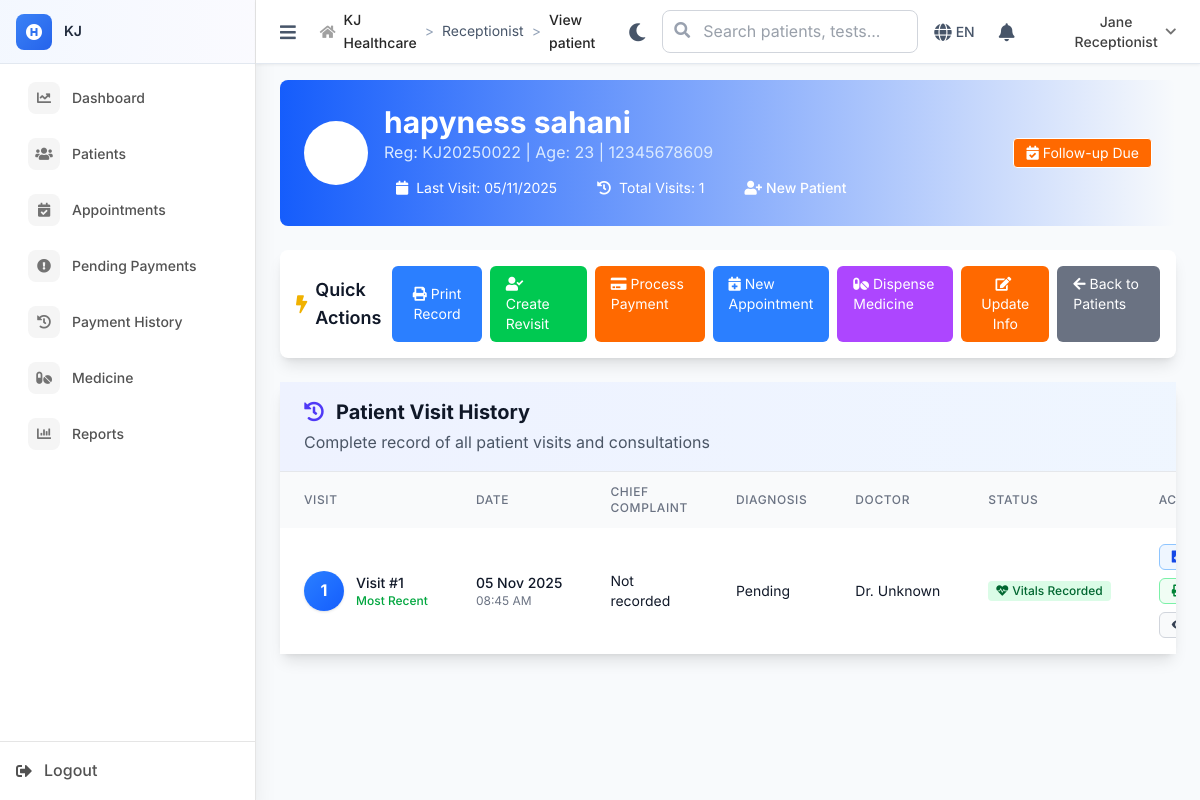
The app's page /receptionist/view_patient?id=22 (signed in), older data.
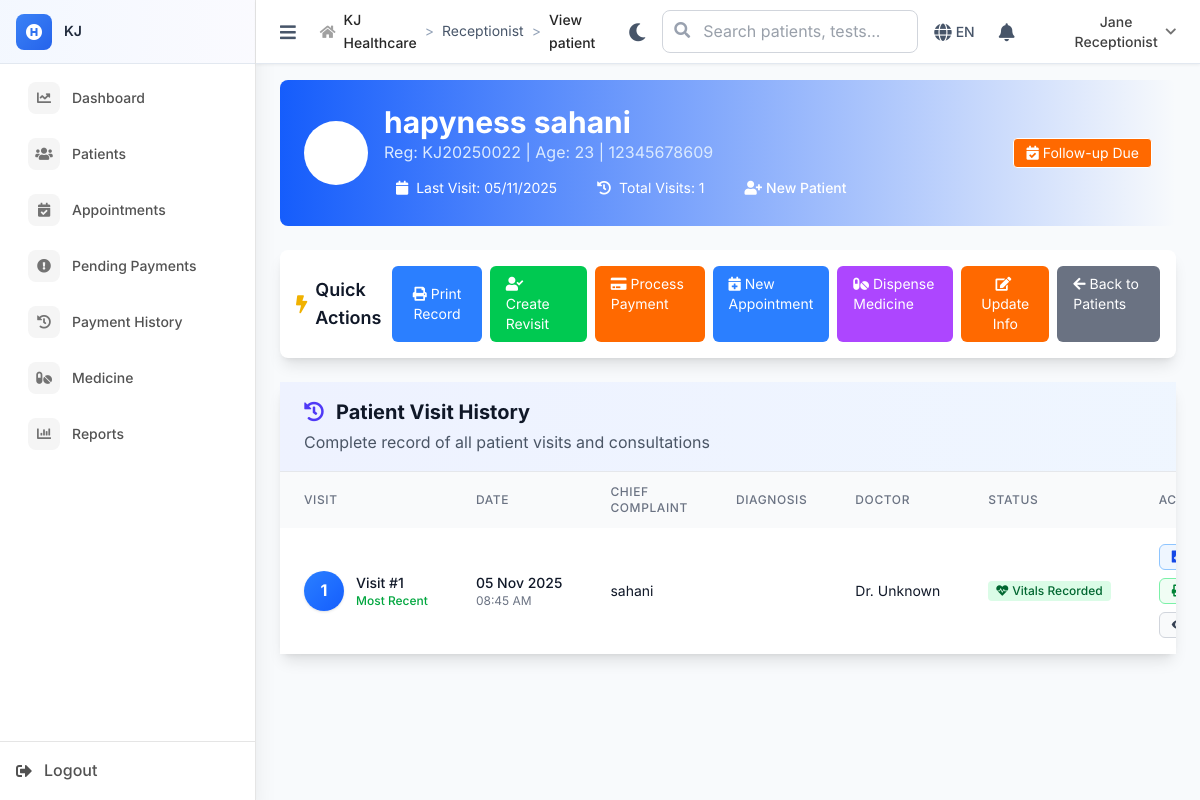
The same page, newer data.
### tables this page shows
CREATE TABLE `consultations` (
  `id` int NOT NULL,
  `visit_id` int NOT NULL,
  `patient_id` int NOT NULL,
  `doctor_id` int NOT NULL,
  `consultation_number` int DEFAULT '1' COMMENT 'Multiple doctors can see patient same visit',
  `consultation_type` enum('new','follow_up','emergency','referral') DEFAULT 'new',
  `main_complaint` text,
  `history_of_present_illness` text,
  `on_examination` text,
  `diagnosis` text,
  `preliminary_diagnosis` text,
  `final_diagnosis` text,
  `treatment_plan` text,
  `notes` text,
  `follow_up_required` tinyint(1) DEFAULT '0',
  `follow_up_date` date DEFAULT NULL,
  `follow_up_instructions` text,
  `referred_to` varchar(200) DEFAULT NULL COMMENT 'Future: referral destination',
  `referral_reason` text COMMENT 'Future: why referred',
  `status` enum('pending','in_progress','completed','cancelled') DEFAULT 'pending',
  `cancellation_reason` text,
  `started_at` timestamp NULL DEFAULT NULL,
  `completed_at` timestamp NULL DEFAULT NULL,
  `created_at` timestamp NOT NULL DEFAULT CURRENT_TIMESTAMP,
  `updated_at` timestamp NOT NULL DEFAULT CURRENT_TIMESTAMP ON UPDATE CURRENT_TIMESTAMP
);

### includes/BaseController.php (called while the page is built, shortened)
<?php
class BaseController {
    public function __construct() {
        global $pdo;
        $this->pdo = $pdo;
    }
    protected function render($view, $data = []) {
        extract($data);
        include __DIR__ . "/../views/{$view}.php";
    }
}
?>

### controllers/ReceptionistController.php (called while the page is built, shortened)
<?php
require_once __DIR__ . '/../includes/BaseController.php';
class ReceptionistController extends BaseController
{
    public function view_patient($patient_id = null) {
        if ($patient_id === null) {
            $patient_id = filter_input(INPUT_GET, 'id', FILTER_VALIDATE_INT) ?: null;
        }
        $stmt = $this->pdo->prepare("SELECT * FROM patients WHERE id = ?");
        $stmt->execute([$patient_id]);
        $patient = $stmt->fetch();
        $stmt = $this->pdo->prepare("
            SELECT c.*, pv.visit_date, u.first_name as doctor_first, u.last_name as doctor_last
            FROM consultations c
            LEFT JOIN patient_visits pv ON c.visit_id = pv.id
            LEFT JOIN users u ON c.doctor_id = u.id
            WHERE c.patient_id = ?
            ORDER BY COALESCE(c.follow_up_date, pv.visit_date, c.created_at) DESC
            LIMIT 5
        ");
        $stmt->execute([$patient_id]);
        $consultations = $stmt->fetchAll();
        $stmt = $this->pdo->prepare("
            SELECT DISTINCT vs.*,
                   pv.visit_date,
                   c.id as consultation_id,
                   vs.visit_id
            FROM vital_signs vs
            LEFT JOIN patient_visits pv ON vs.visit_id = pv.id
            LEFT JOIN consultations c ON (
                (vs.visit_id = c.visit_id AND vs.patient_id = c.patient_id) OR
                (vs.patient_id = c.patient_id AND DATE(vs.recorded_at) = DATE(c.created_at))
            )
            WHERE vs.patient_id = ?
            ORDER BY vs.recorded_at DESC
        ");
        $stmt->execute([$patient_id]);
        $vital_signs = $stmt->fetchAll();
        $vital_signs_processed = [];
        if (!empty($vital_signs) && is_array($vital_signs)) {
            foreach ($vital_signs as $vs) {
                $p = $vs;
                if (!empty($vs['blood_pressure_systolic']) && !empty($vs['blood_pressure_diastolic'])) {
                    $p['blood_pressure'] = $vs['blood_pressure_systolic'] . '/' . $vs['blood_pressure_diastolic'];
                } elseif (!empty($vs['blood_pressure'])) {
                    $p['blood_pressure'] = $vs['blood_pressure'];
                }
                if (!empty($vs['pulse_rate'])) {
                    $p['pulse'] = $vs['pulse_rate'];
                } elseif (!empty($vs['pulse'])) {
                    $p['pulse'] = $vs['pulse'];
                }
                $vital_signs_processed[] = $p;
            }
        }
        $vital_signs = $vital_signs_processed;
        $stmt = $this->pdo->prepare("
            SELECT p.*, pv.visit_date
            FROM payments p
            LEFT JOIN patient_visits pv ON p.visit_id = pv.id
            WHERE p.patient_id = ?
            ORDER BY p.payment_date DESC
            LIMIT 10
        ");
        $stmt->execute([$patient_id]);
        $payments = $stmt->fetchAll();
        $stmt = $this->pdo->prepare("
            SELECT lto.*, lt.test_name, lt.test_code, lr.result_value, lr.result_text, lr.completed_at as result_completed_at
            FROM lab_test_orders lto
            JOIN lab_tests lt ON lto.test_id = lt.id
            LEFT JOIN lab_results lr ON lto.id = lr.order_id
            WHERE lto.patient_id = ?
            ORDER BY lto.created_at DESC
        ");
        $stmt->execute([$patient_id]);
        $lab_orders = $stmt->fetchAll();
        $lab_results_map = [];
        $this->render('receptionist/view_patient', [
            'patient' => $patient,
            'consultations' => $consultations,
            'vital_signs' => $vital_signs,
            'payments' => $payments,
            'lab_orders' => $lab_orders,
            'lab_results_map' => $lab_results_map,
            'csrf_token' => $this->generateCSRF()
        ]);
    }
}

### index.php (called while the page is built, shortened)
<?php
$request = $_SERVER['REQUEST_URI'];
$path = parse_url($request, PHP_URL_PATH);
if (strpos($path, BASE_PATH) === 0) {
    $path = substr($path, strlen(BASE_PATH));
}
$path = ltrim($path, '/');
$segments = explode('/', $path);
$controller = $segments[0] ?? 'auth';
$action = $segments[1] ?? 'login';
try {
    $controllerInstance = new $controllerClass();
    $params = array_slice($segments, 2);
    call_user_func_array([$controllerInstance, $action], $params);
} catch (Throwable $e) {
    Logger::error("Error in controller: " . $e->getMessage(), [
        'controller' => $controller,
        'action' => $action,
        'file' => $e->getFile(),
        'line' => $e->getLine(),
        'trace' => $e->getTraceAsString()
    ]);
    error_log("Error in controller: " . $e->getMessage());
    http_response_code(500);
    echo "Internal server error";
}
?>

### views/receptionist/view_patient.php (the view, shortened to what the changed rows need)
<div class="mb-6 no-print">
    <div class="bg-gradient-to-r from-blue-600 to-blue-700 rounded-lg p-6 mb-6 text-white">
        <div class="flex items-center justify-between">
            <div class="flex items-center space-x-4">
                <div>
                    <h1 class="text-3xl font-bold"><?php echo htmlspecialchars($patient['first_name'] . ' ' . $patient['last_name']); ?></h1>
                    <div class="flex items-center mt-2 space-x-4">
                        <?php
                        $lastVisit = !empty($consultations) ? $consultations[0]['created_at'] : null;
                        $visitCount = count($consultations ?? []);
                        ?>
                        <span class="bg-black bg-opacity-20 px-3 py-1 rounded-full text-sm">
                            <i class="fas fa-calendar mr-1"></i>
                            Last Visit: <?php echo $lastVisit ? date('d/m/Y', strtotime($lastVisit)) : 'First Visit'; ?>
                        </span>
                        <span class="bg-black bg-opacity-20 px-3 py-1 rounded-full text-sm">
                            <i class="fas fa-history mr-1"></i>
                            Total Visits: <?php echo $visitCount; ?>
                        </span>
                        <?php if ($visitCount > 1): ?>
                        <span class="bg-green-500 bg-opacity-80 px-3 py-1 rounded-full text-sm font-medium">
                            <i class="fas fa-star mr-1"></i>Returning Patient
                        </span>
                        <?php else: ?>
                        <span class="bg-black-500 bg-opacity-80 px-3 py-1 rounded-full text-sm font-medium">
                            <i class="fas fa-user-plus mr-1"></i>New Patient
                        </span>
                        <?php endif; ?>
                    </div>
                </div>
            </div>
        </div>
    </div>
    <div class="bg-white rounded-lg shadow-lg p-4 mb-6">
        <div class="flex items-center justify-between">
            <h2 class="text-lg font-semibold text-gray-900 flex items-center">
                <i class="fas fa-bolt mr-2 text-yellow-500"></i>Quick Actions
            </h2>
        </div>
    </div>
</div>
<div class="mb-6 no-print">
    <div class="bg-white rounded-lg shadow-lg">
        <div class="px-6 py-4 border-b border-gray-200 bg-gradient-to-r from-indigo-50 to-blue-50">
            <h2 class="text-xl font-bold text-gray-900 flex items-center">
                <i class="fas fa-history mr-3 text-indigo-600"></i>
                Patient Visit History
            </h2>
        </div>
        <?php if (!empty($consultations)): ?>
        <div class="overflow-x-auto">
            <table class="w-full">
                <thead class="bg-gray-50">
                    <tr>
                        <th class="px-6 py-3 text-left text-xs font-medium text-gray-500 uppercase tracking-wider">Visit</th>
                        <th class="px-6 py-3 text-left text-xs font-medium text-gray-500 uppercase tracking-wider">Date</th>
                        <th class="px-6 py-3 text-left text-xs font-medium text-gray-500 uppercase tracking-wider">Chief Complaint</th>
                        <th class="px-6 py-3 text-left text-xs font-medium text-gray-500 uppercase tracking-wider">Diagnosis</th>
                        <th class="px-6 py-3 text-left text-xs font-medium text-gray-500 uppercase tracking-wider">Doctor</th>
                        <th class="px-6 py-3 text-left text-xs font-medium text-gray-500 uppercase tracking-wider">Status</th>
                        <th class="px-6 py-3 text-left text-xs font-medium text-gray-500 uppercase tracking-wider">Actions</th>
                    </tr>
                </thead>
                <tbody class="bg-white divide-y divide-gray-200">
                    <?php foreach ($consultations as $index => $consultation): ?>
                    <tr class="hover:bg-gray-50 transition-colors">
                        <td class="px-6 py-4 whitespace-nowrap">
                            <div class="flex items-center">
                                <div class="w-10 h-10 bg-gradient-to-br from-blue-500 to-blue-600 rounded-full flex items-center justify-center text-white font-bold shadow-sm">
                                    <?php echo $index + 1; ?>
                                </div>
                                <div class="ml-3">
                                    <div class="text-sm font-medium text-gray-900">
                                        Visit #<?php echo $index + 1; ?>
                                    </div>
                                    <?php if ($index === 0): ?>
                                    <div class="text-xs text-green-600 font-medium">Most Recent</div>
                                    <?php endif; ?>
                                </div>
                            </div>
                        </td>
                        <td class="px-6 py-4 whitespace-nowrap">
                            <div class="text-sm text-gray-900 font-medium">
                                <?php echo date('d M Y', strtotime($consultation['created_at'])); ?>
                            </div>
                            <div class="text-xs text-gray-500">
                                <?php echo date('H:i A', strtotime($consultation['created_at'])); ?>
                            </div>
                        </td>
                        <td class="px-6 py-4">
                            <div class="text-sm text-gray-900 max-w-xs">
                                <?php echo htmlspecialchars(substr($consultation['main_complaint'] ?? 'Not recorded', 0, 80)); ?>
                            </div>
                        </td>
                        <td class="px-6 py-4">
                            <div class="text-sm text-gray-900 max-w-xs">
                                <?php
                                $diagnosis = $consultation['final_diagnosis'] ?? $consultation['preliminary_diagnosis'] ?? 'Pending';
                                echo htmlspecialchars(substr($diagnosis, 0, 60));
                                if (strlen($diagnosis) > 60): ?>...<?php endif; ?>
                            </div>
                        </td>
                        <td class="px-6 py-4 whitespace-nowrap">
                            <div class="text-sm text-gray-900">
                                <?php echo htmlspecialchars($consultation['doctor_name'] ?? 'Dr. Unknown'); ?>
                            </div>
                        </td>
                        <td class="px-6 py-4 whitespace-nowrap">
                            <?php
                            $hasVitalSigns = false;
                            if (!empty($vital_signs)) {
                                foreach ($vital_signs as $vs) {
                                    if (is_array($vs) && isset($vs['consultation_id']) && $vs['consultation_id'] == $consultation['id']) {
                                        $hasVitalSigns = true;
                                        break;
                                    }
                                }
                            }
                            ?>
                            <div class="flex flex-col space-y-1">
                                <?php if ($hasVitalSigns): ?>
                                <span class="inline-flex items-center px-2 py-0.5 rounded text-xs font-medium bg-green-100 text-green-800">
                                    <i class="fas fa-heartbeat mr-1"></i>Vitals Recorded
                                </span>
                                <?php endif; ?>
                            </div>
                        </td>
                        <td class="px-6 py-4 whitespace-nowrap">
                            <div class="flex flex-col space-y-2">
                                <button onclick="viewMedicalForm(<?php echo $consultation['id']; ?>, <?php echo $index; ?>)"
                                        class="inline-flex items-center px-3 py-1 border border-blue-300 rounded-md text-xs font-medium text-blue-700 bg-blue-50 hover:bg-blue-100 transition-colors">
                                    <i class="fas fa-file-medical mr-1"></i>View Medical Form
                                </button>
                                <button onclick="printMedicalForm(<?php echo $consultation['id']; ?>, <?php echo $index; ?>)"
                                        class="inline-flex items-center px-3 py-1 border border-green-300 rounded-md text-xs font-medium text-green-700 bg-green-50 hover:bg-green-100 transition-colors">
                                    <i class="fas fa-print mr-1"></i>Print Form
                                </button>
                                <button onclick="viewVisitDetails(<?php echo $consultation['id']; ?>)"
                                        class="inline-flex items-center px-3 py-1 border border-gray-300 rounded-md text-xs font-medium text-gray-700 bg-gray-50 hover:bg-gray-100 transition-colors">
                                    <i class="fas fa-eye mr-1"></i>View Details
                                </button>
                            </div>
                        </td>
                    </tr>
                    <?php endforeach; ?>
                </tbody>
            </table>
        </div>
        <?php endif; ?>
    </div>
</div>

Row changes from the older to the newer data that the page shows:
changed consultations "08:45 AM": main_complaint "Not recorded" → "sahani"; substr($diagnosis, 0, 60) "Pending" → (not shown)
